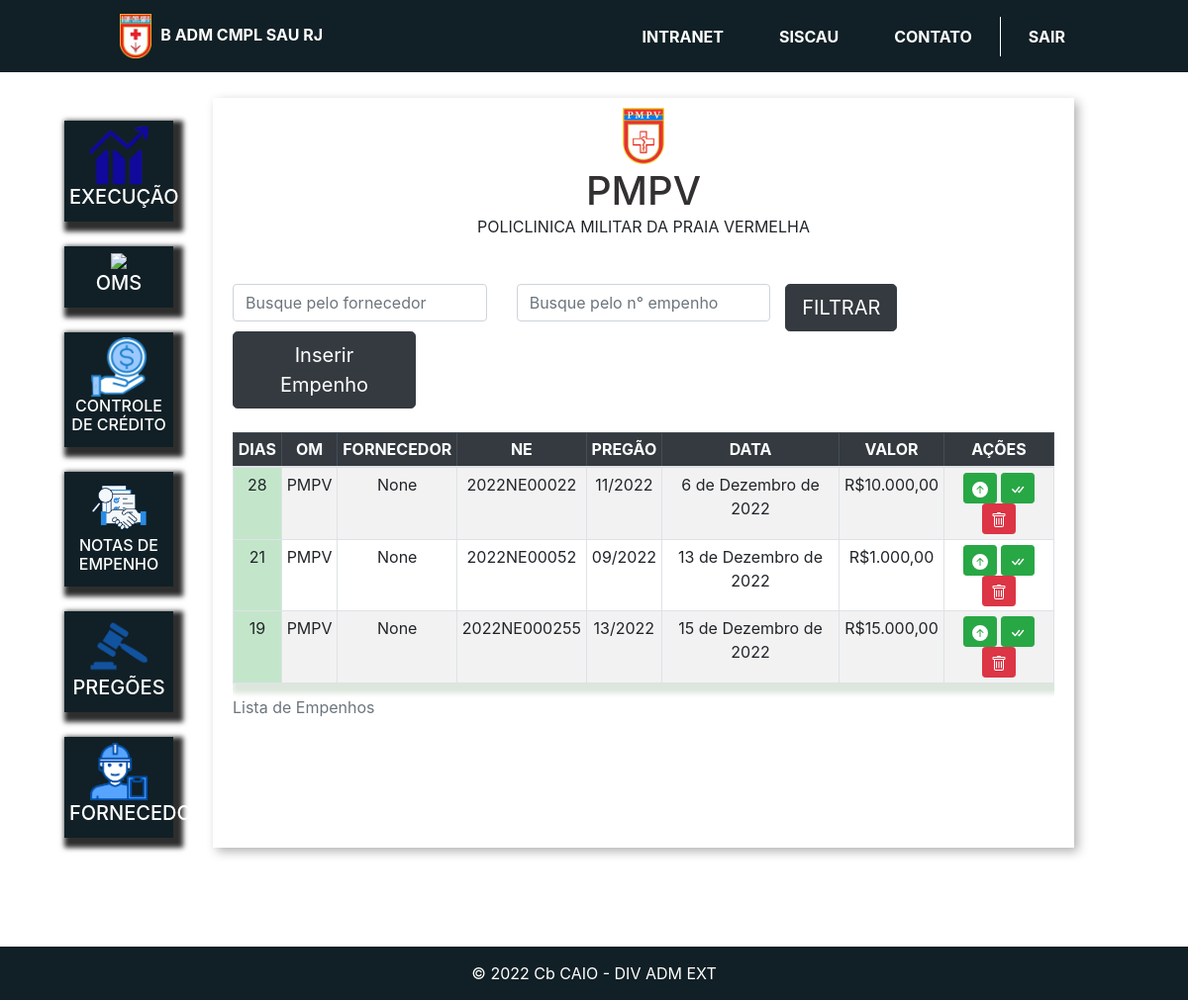
/om_empenhos_id/1/ (signed in), run on the app's committed database.
### oms/models.py (models this page shows)
class Om(models.Model):
    LISTA_OMS = (
        ('PMPV', 'PMPV'),
        ('PMRJ', 'PMRJ'),
        ('PMN', 'PMN'),
        ('IBEX', 'IBEX'),
        ('HCE', 'HCE'),
        ('OCEX', 'OCEX'),
        ('HMR', 'HMR'),
        ('HGERJ', 'HGERJ'),
        ('PM Gu VV', 'PM Gu VV'),
        ('LQFEX', 'LQFEX'),
        )
    sigla = models.CharField(max_length=10, choices=LISTA_OMS)
    foto = models.ImageField(upload_to="logo_om")
    email = models.EmailField(null=True)
    telefone = models.IntegerField(null=True)
    ch_almox = models.CharField(max_length=10, null=True, blank=True)
    tel_ch_almox = models.CharField(max_length=15, null=True, blank=True)
    adj_almox = models.CharField(max_length=10, null=True, blank=True)
    tel_adj_almox = models.CharField(max_length=15, null=True, blank=True)
    def __str__(self):
        return self.sigla

### empenhos/models.py (models this page shows, shortened)
class Empenho(models.Model):
    om = models.ForeignKey(Om, on_delete=models.CASCADE)
    fornecedor = models.ForeignKey("plataforma.Fornecedor", on_delete=models.SET_NULL, null=True)
    pregao = models.ForeignKey("pregoes.Pregao", on_delete=models.SET_NULL, null=True)
    plano_interno = models.ForeignKey("plataforma.PlanoInterno", on_delete=models.SET_NULL, null=True)
    nota_credito = models.ForeignKey("plataforma.NotaCredito", on_delete=models.SET_NULL, null=True)
    data = models.DateField()
    numero = models.CharField(max_length=4)
    pdf = models.FileField(upload_to="empenhos", null=True, blank=True)
    valor = models.FloatField(null=True, blank=True)
    entregue = models.BooleanField(default=False)
    def qtd_dias(self):
        data = str(date.today())
        d2 = datetime.strptime(data, '%Y-%m-%d')
        d1 = datetime.strptime(str(self.data), '%Y-%m-%d')
        quantidade_dias = abs((d2 - d1).days)
        return quantidade_dias
    def prioridade(self):
        if self.qtd_dias() < 30:
            classe = "table-success"
        elif self.qtd_dias() <= 50:
            classe = "table-warning"
        else:
            classe = "table-danger"
        prioridade = f'''class="{classe}"'''
        return mark_safe(str(prioridade))
    def preco(self):
        preco = f'{self.valor:_.2f}'.replace('.',',').replace('_','.')
        return preco

### pregoes/models.py (models this page shows, shortened)
class Pregao(models.Model):
    SITUACAO_CHICES = (
    ('HOMOLOGADO','HOMOLOGADO'),
    ('CJU','CJU'),
    )
    saldo_homologado = models.FloatField()
    pregao = models.CharField(max_length=7, null=False, blank=False)
    situacao = models.CharField(max_length=20, choices=SITUACAO_CHICES)
    descrição = models.CharField(max_length=200, null=False, blank=False)
    oms_favorecidas = models.ManyToManyField("oms.Om")
    termo_homolocao = models.URLField()
    catalago = models.FileField(upload_to='catalago', null=True, blank=True)
    def __str__(self):
        return self.pregao

### oms/views.py (the view)
# urls.py: path('om_empenhos_id/<str:id>/', views.om_empenhos_id, name='om_empenhos_id'),
@login_required(login_url='/auth/logar/')
def om_empenhos_id(request, id):
    fornecedor = Fornecedor.objects.all()
    om = get_object_or_404(Om, id=id)
    pregoes = Pregao.objects.all()
    nc = NotaCredito.objects.all()
    empenhos = Empenho.objects.filter(om_id=id)
    try:
        fornecedor_filtar = request.GET.get('fornecedor')
        numero_empenho_filtar = request.GET.get('numero_empenho')
        if fornecedor_filtar:
            empenhos = Empenho.objects.filter(fornecedor__icontains=fornecedor_filtar)
            empenhos = empenhos.filter(om_id=id)
        if numero_empenho_filtar:
            empenhos = Empenho.objects.filter(numero=numero_empenho_filtar).order_by('numero')
        return render(request, 'om_empenhos_id.html',{'om':om, 'empenhos':empenhos, 'fornecedor': fornecedor,'pregoes':pregoes, 'nc': nc})
    except:
        return render(request, 'om_empenhos_id.html',{'om':om, 'empenhos':empenhos,  'fornecedor': fornecedor,'pregoes':pregoes, 'nc': nc})

### oms/templates/om_empenhos_id.html (shortened to what this page needs)
{% extends 'base_plataforma.html' %}
{% load static %}
{% block 'plataforma' %}
<div class="wrapper">
    <div class="box">
            <div class="header-box-om">
                <div class="alinhado_ne">
                    <div>
                            <img width="5%" src="{{om.foto.url}}">
                      </div>
                            <h1 class="titulo">{{om.sigla}}</h1>
                            <p class="paragrafo">POLICLINICA MILITAR DA PRAIA VERMELHA</p>
                </div>
            </div>
            <div class="body-box">
                <form>
                    <div class="row" action="{% url 'inserir_empenho' om.id%}" method="GET">
                            <div class="col-md-4">
                                <input type="text" placeholder="Busque pelo fornecedor" class="form-control" name="fornecedor">
                            </div>
                            <div class="col-md-4">
                                <input type="text" placeholder="Busque pelo n° empenho" class="form-control" name="numero_empenho">
                            </div>
                        <div>
                            <input type="submit" value="FILTRAR" class="btn btn-lg btn-dark">
                        </div>
                        <div class="col-md-3">
                            <button type="button" class="btn btn-lg btn-dark" data-toggle="modal" data-target="#modal">
                                Inserir Empenho
                            </button>
                        </div>
                    </div>
                    </form>
                <br>
                <div class='scroll'>
                    <table class="table table-striped table-bordered table-hover table-sm ">
                        <caption>Lista de Empenhos</caption>
                        <thead class='table-dark '>
                        <tr>
                        <th>DIAS</th>
                        <th>OM</th>
                        <th>FORNECEDOR</th>
                        <th>NE</th>
                        <th>PREGÃO</th>
                        <th>DATA</th>
                        <th>VALOR</th>
                        <th>AÇÕES</th>
                        </tr>
                        </thead >
                        <tbody>
                        {% for i in empenhos %}
                        <tr >
                            <td {% if not i.entregue %}{{i.prioridade}}>{{i.qtd_dias }}{% else %}</td>OK{% endif %}
                            <td>{{i.om}}</td>
                            <td>{{i.fornecedor }}</td>
                            <td>2022NE000{{i.numero}}</td>
                            <td>{{i.pregao}}</td>
                            <td>{{i.data}}</td>
                            <td>R${{i.preco}}</td>
                            <td>
                                <a class="btn btn-success btn-sm" href="{{ i.pdf.url }}" target="_blank" rel="noopener noreferrer">
                                    <svg xmlns="http://www.w3.org/2000/svg" width="16" height="16" fill="currentColor" class="bi bi-arrow-up-circle-fill" viewBox="0 0 16 16">
                                        <path d="M16 8A8 8 0 1 0 0 8a8 8 0 0 0 16 0zm-7.5 3.5a.5.5 0 0 1-1 0V5.707L5.354 7.854a.5.5 0 1 1-.708-.708l3-3a.5.5 0 0 1 .708 0l3 3a.5.5 0 0 1-.708.708L8.5 5.707V11.5z"/>
                                      </svg>
                                </a>
                                <a class="btn btn-success btn-sm" href="{% url 'entregue' i.id%}" rel="noopener noreferrer">
                                </a>
                                    <a href="{% url 'remover_empenho' i.id%}" rel="noopener noreferrer"><button type="button" class="btn btn-danger btn-sm">
                                        </button></a>
                                </div>
                                </div>
                            </div>
                            </div>
                            </td>
                        </tr>
                        {% empty %}
                        <td> SEM EMPENHOS</td>
                        {% endfor %}
{% endblock%}

### templates/static/autenticacao/css/style.css (style rules this page uses)
* { margin: 0; box-sizing: border-box; padding: 0; }
.body-branco { background: white; }
table { box-shadow: 5px 5px 5px 5px rgb(220, 230, 220); text-align: center; }
.alinhado_ne { align-items: center; justify-content: space-between; padding: 0px; text-align: center; }
.scroll { height: 400px; overflow-y: auto; }

### templates/static/plataforma/css/plataforma.css (style rules this page uses)
.titulo { color: #27DB8F; }

### templates/static/plataforma/css/empresas.css (style rules this page uses)
.wrapper { margin-top: 3%; display: flex; flex-direction: row; justify-content: center; align-items: center; }
.box { width: 80vw; background: #fff; box-shadow: 4px 4px 10px rgba(0,0,0,.3); margin-bottom: 100px; }
.titulo { display: inline; text-align: center; color: rgb(51, 48, 48); align-items: center; justify-content: center; }
.header-box-om { padding: 10px; }
.body-box { padding: 20px; }

### data on the page
Om: foto (picture), sigla "PMPV"
Empenho: qtd_dias "28", om "PMPV", fornecedor "None", numero "22", pregao "11/2022", data "6 de Dezembro de 2022", preco "10.000,00"
Empenho: qtd_dias "21", om "PMPV", fornecedor "None", numero "52", pregao "09/2022", data "13 de Dezembro de 2022", preco "1.000,00"
Empenho: qtd_dias "19", om "PMPV", fornecedor "None", numero "255", pregao "13/2022", data "15 de Dezembro de 2022", preco "15.000,00"
